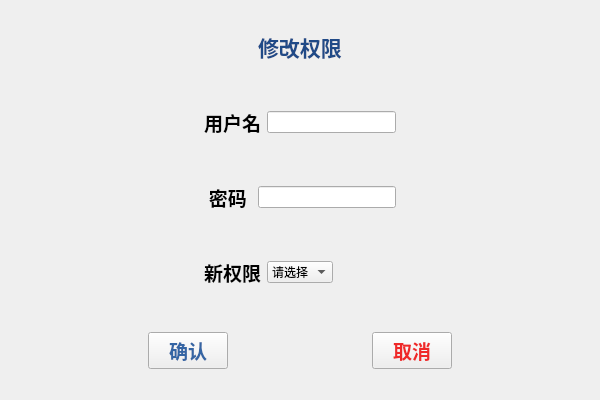
<?xml version="1.0" encoding="UTF-8"?>
<ui version="4.0">
 <class>change_per</class>
 <widget class="QWidget" name="change_per">
  <property name="geometry">
   <rect>
    <x>0</x>
    <y>0</y>
    <width>600</width>
    <height>400</height>
   </rect>
  </property>
  <property name="maximumSize">
   <size>
    <width>600</width>
    <height>400</height>
   </size>
  </property>
  <property name="windowTitle">
   <string>Form</string>
  </property>
  <layout class="QGridLayout" name="gridLayout">
   <item row="1" column="0">
    <layout class="QHBoxLayout" name="horizontalLayout">
     <item>
      <spacer name="horizontalSpacer">
       <property name="orientation">
        <enum>Qt::Horizontal</enum>
       </property>
       <property name="sizeHint" stdset="0">
        <size>
         <width>40</width>
         <height>20</height>
        </size>
       </property>
      </spacer>
     </item>
     <item>
      <widget class="QLabel" name="label">
       <property name="font">
        <font>
         <family>AR PL UKai CN</family>
         <pointsize>16</pointsize>
         <weight>75</weight>
         <bold>true</bold>
        </font>
       </property>
       <property name="text">
        <string>&lt;html&gt;&lt;head/&gt;&lt;body&gt;&lt;p&gt;&lt;span style=&quot; color:#204a87;&quot;&gt;修改权限&lt;/span&gt;&lt;/p&gt;&lt;/body&gt;&lt;/html&gt;</string>
       </property>
      </widget>
     </item>
     <item>
      <spacer name="horizontalSpacer_2">
       <property name="orientation">
        <enum>Qt::Horizontal</enum>
       </property>
       <property name="sizeHint" stdset="0">
        <size>
         <width>40</width>
         <height>20</height>
        </size>
       </property>
      </spacer>
     </item>
    </layout>
   </item>
   <item row="2" column="0">
    <layout class="QHBoxLayout" name="horizontalLayout_7">
     <item>
      <spacer name="horizontalSpacer_7">
       <property name="orientation">
        <enum>Qt::Horizontal</enum>
       </property>
       <property name="sizeHint" stdset="0">
        <size>
         <width>40</width>
         <height>20</height>
        </size>
       </property>
      </spacer>
     </item>
     <item>
      <layout class="QVBoxLayout" name="verticalLayout_2">
       <item>
        <spacer name="verticalSpacer_3">
         <property name="orientation">
          <enum>Qt::Vertical</enum>
         </property>
         <property name="sizeHint" stdset="0">
          <size>
           <width>20</width>
           <height>15</height>
          </size>
         </property>
        </spacer>
       </item>
       <item>
        <layout class="QVBoxLayout" name="verticalLayout">
         <item>
          <layout class="QHBoxLayout" name="horizontalLayout_2">
           <item>
            <widget class="QLabel" name="label_2">
             <property name="font">
              <font>
               <family>AR PL UKai CN</family>
               <pointsize>14</pointsize>
               <weight>75</weight>
               <bold>true</bold>
              </font>
             </property>
             <property name="text">
              <string>用户名</string>
             </property>
            </widget>
           </item>
           <item>
            <widget class="QLineEdit" name="lineEdit"/>
           </item>
          </layout>
         </item>
         <item>
          <spacer name="verticalSpacer">
           <property name="orientation">
            <enum>Qt::Vertical</enum>
           </property>
           <property name="sizeHint" stdset="0">
            <size>
             <width>20</width>
             <height>40</height>
            </size>
           </property>
          </spacer>
         </item>
         <item>
          <layout class="QHBoxLayout" name="horizontalLayout_3">
           <item>
            <widget class="QLabel" name="label_3">
             <property name="font">
              <font>
               <family>AR PL UKai CN</family>
               <pointsize>14</pointsize>
               <weight>75</weight>
               <bold>true</bold>
              </font>
             </property>
             <property name="text">
              <string> 密码 </string>
             </property>
            </widget>
           </item>
           <item>
            <widget class="QLineEdit" name="lineEdit_2"/>
           </item>
          </layout>
         </item>
         <item>
          <spacer name="verticalSpacer_2">
           <property name="orientation">
            <enum>Qt::Vertical</enum>
           </property>
           <property name="sizeHint" stdset="0">
            <size>
             <width>20</width>
             <height>40</height>
            </size>
           </property>
          </spacer>
         </item>
         <item>
          <layout class="QHBoxLayout" name="horizontalLayout_5">
           <item>
            <layout class="QHBoxLayout" name="horizontalLayout_4">
             <item>
              <widget class="QLabel" name="label_4">
               <property name="font">
                <font>
                 <family>AR PL UKai CN</family>
                 <pointsize>14</pointsize>
                 <weight>75</weight>
                 <bold>true</bold>
                </font>
               </property>
               <property name="text">
                <string>新权限</string>
               </property>
              </widget>
             </item>
             <item>
              <widget class="QComboBox" name="comboBox">
               <item>
                <property name="text">
                 <string>请选择</string>
                </property>
               </item>
               <item>
                <property name="text">
                 <string>管理员</string>
                </property>
               </item>
               <item>
                <property name="text">
                 <string>收银员</string>
                </property>
               </item>
              </widget>
             </item>
            </layout>
           </item>
           <item>
            <spacer name="horizontalSpacer_3">
             <property name="orientation">
              <enum>Qt::Horizontal</enum>
             </property>
             <property name="sizeHint" stdset="0">
              <size>
               <width>40</width>
               <height>20</height>
              </size>
             </property>
            </spacer>
           </item>
          </layout>
         </item>
        </layout>
       </item>
       <item>
        <spacer name="verticalSpacer_4">
         <property name="orientation">
          <enum>Qt::Vertical</enum>
         </property>
         <property name="sizeHint" stdset="0">
          <size>
           <width>20</width>
           <height>15</height>
          </size>
         </property>
        </spacer>
       </item>
      </layout>
     </item>
     <item>
      <spacer name="horizontalSpacer_8">
       <property name="orientation">
        <enum>Qt::Horizontal</enum>
       </property>
       <property name="sizeHint" stdset="0">
        <size>
         <width>40</width>
         <height>20</height>
        </size>
       </property>
      </spacer>
     </item>
    </layout>
   </item>
   <item row="3" column="0">
    <layout class="QHBoxLayout" name="horizontalLayout_6">
     <item>
      <spacer name="horizontalSpacer_6">
       <property name="orientation">
        <enum>Qt::Horizontal</enum>
       </property>
       <property name="sizeHint" stdset="0">
        <size>
         <width>40</width>
         <height>20</height>
        </size>
       </property>
      </spacer>
     </item>
     <item>
      <widget class="QPushButton" name="pushButton">
       <property name="font">
        <font>
         <family>AR PL UKai CN</family>
         <pointsize>14</pointsize>
         <weight>75</weight>
         <bold>true</bold>
        </font>
       </property>
       <property name="styleSheet">
        <string notr="true">color: rgb(52, 101, 164);</string>
       </property>
       <property name="text">
        <string>确认</string>
       </property>
       <property name="icon">
        <iconset resource="image.qrc">
         <normaloff>:/image/38.png</normaloff>:/image/38.png</iconset>
       </property>
      </widget>
     </item>
     <item>
      <spacer name="horizontalSpacer_4">
       <property name="orientation">
        <enum>Qt::Horizontal</enum>
       </property>
       <property name="sizeHint" stdset="0">
        <size>
         <width>40</width>
         <height>20</height>
        </size>
       </property>
      </spacer>
     </item>
     <item>
      <widget class="QPushButton" name="pushButton_2">
       <property name="maximumSize">
        <size>
         <width>600</width>
         <height>400</height>
        </size>
       </property>
       <property name="font">
        <font>
         <family>AR PL UKai CN</family>
         <pointsize>14</pointsize>
         <weight>75</weight>
         <bold>true</bold>
        </font>
       </property>
       <property name="styleSheet">
        <string notr="true">color: rgb(239, 41, 41);</string>
       </property>
       <property name="text">
        <string>取消</string>
       </property>
       <property name="icon">
        <iconset resource="image.qrc">
         <normaloff>:/image/39.png</normaloff>:/image/39.png</iconset>
       </property>
      </widget>
     </item>
     <item>
      <spacer name="horizontalSpacer_5">
       <property name="orientation">
        <enum>Qt::Horizontal</enum>
       </property>
       <property name="sizeHint" stdset="0">
        <size>
         <width>40</width>
         <height>20</height>
        </size>
       </property>
      </spacer>
     </item>
    </layout>
   </item>
   <item row="4" column="0">
    <spacer name="horizontalSpacer_9">
     <property name="orientation">
      <enum>Qt::Horizontal</enum>
     </property>
     <property name="sizeHint" stdset="0">
      <size>
       <width>40</width>
       <height>20</height>
      </size>
     </property>
    </spacer>
   </item>
   <item row="0" column="0">
    <spacer name="horizontalSpacer_10">
     <property name="orientation">
      <enum>Qt::Horizontal</enum>
     </property>
     <property name="sizeHint" stdset="0">
      <size>
       <width>40</width>
       <height>20</height>
      </size>
     </property>
    </spacer>
   </item>
  </layout>
 </widget>
 <resources>
  <include location="image.qrc"/>
 </resources>
 <connections/>
</ui>
